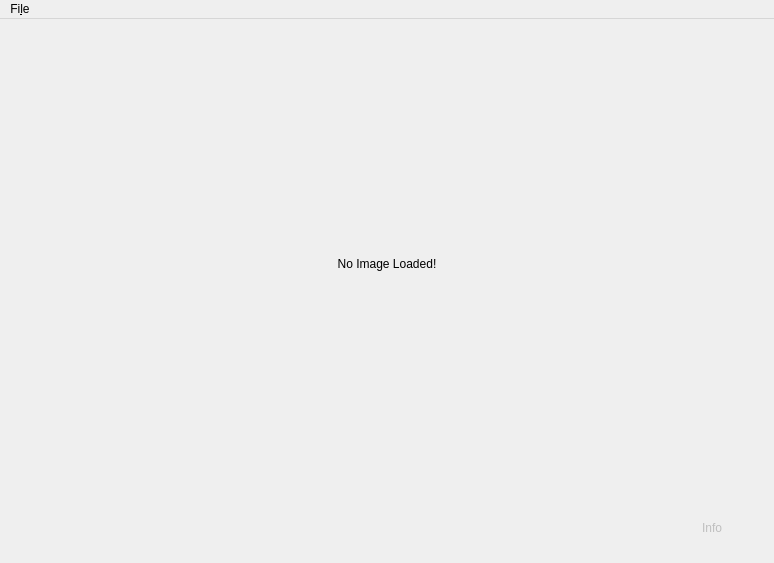
<?xml version="1.0" encoding="UTF-8"?>
<ui version="4.0">
 <class>CMainWindow</class>
 <widget class="QMainWindow" name="CMainWindow">
  <property name="geometry">
   <rect>
    <x>0</x>
    <y>0</y>
    <width>774</width>
    <height>563</height>
   </rect>
  </property>
  <property name="minimumSize">
   <size>
    <width>1</width>
    <height>1</height>
   </size>
  </property>
  <property name="windowTitle">
   <string>CMainWindow</string>
  </property>
  <widget class="QWidget" name="centralWidget">
   <layout class="QVBoxLayout" name="verticalLayout">
    <item>
     <widget class="QWidget" name="widget" native="true">
      <property name="minimumSize">
       <size>
        <width>1</width>
        <height>1</height>
       </size>
      </property>
      <layout class="QGridLayout" name="gridLayout">
       <item row="0" column="1">
        <spacer name="verticalSpacer">
         <property name="orientation">
          <enum>Qt::Vertical</enum>
         </property>
         <property name="sizeType">
          <enum>QSizePolicy::Fixed</enum>
         </property>
         <property name="sizeHint" stdset="0">
          <size>
           <width>20</width>
           <height>16</height>
          </size>
         </property>
        </spacer>
       </item>
       <item row="1" column="0">
        <spacer name="horizontalSpacer_2">
         <property name="orientation">
          <enum>Qt::Horizontal</enum>
         </property>
         <property name="sizeType">
          <enum>QSizePolicy::Fixed</enum>
         </property>
         <property name="sizeHint" stdset="0">
          <size>
           <width>16</width>
           <height>20</height>
          </size>
         </property>
        </spacer>
       </item>
       <item row="1" column="1">
        <widget class="QLabel" name="canvas">
         <property name="sizePolicy">
          <sizepolicy hsizetype="Expanding" vsizetype="Expanding">
           <horstretch>0</horstretch>
           <verstretch>0</verstretch>
          </sizepolicy>
         </property>
         <property name="minimumSize">
          <size>
           <width>1</width>
           <height>1</height>
          </size>
         </property>
         <property name="text">
          <string>No Image Loaded!</string>
         </property>
         <property name="scaledContents">
          <bool>false</bool>
         </property>
         <property name="alignment">
          <set>Qt::AlignCenter</set>
         </property>
        </widget>
       </item>
       <item row="1" column="2">
        <spacer name="horizontalSpacer_3">
         <property name="orientation">
          <enum>Qt::Horizontal</enum>
         </property>
         <property name="sizeType">
          <enum>QSizePolicy::Fixed</enum>
         </property>
         <property name="sizeHint" stdset="0">
          <size>
           <width>16</width>
           <height>20</height>
          </size>
         </property>
        </spacer>
       </item>
       <item row="2" column="1">
        <spacer name="verticalSpacer_2">
         <property name="orientation">
          <enum>Qt::Vertical</enum>
         </property>
         <property name="sizeType">
          <enum>QSizePolicy::Fixed</enum>
         </property>
         <property name="sizeHint" stdset="0">
          <size>
           <width>20</width>
           <height>16</height>
          </size>
         </property>
        </spacer>
       </item>
      </layout>
     </widget>
    </item>
    <item>
     <widget class="QWidget" name="widget_2" native="true">
      <property name="sizePolicy">
       <sizepolicy hsizetype="Preferred" vsizetype="Fixed">
        <horstretch>0</horstretch>
        <verstretch>0</verstretch>
       </sizepolicy>
      </property>
      <property name="minimumSize">
       <size>
        <width>0</width>
        <height>48</height>
       </size>
      </property>
      <layout class="QHBoxLayout" name="horizontalLayout">
       <item>
        <spacer name="horizontalSpacer">
         <property name="orientation">
          <enum>Qt::Horizontal</enum>
         </property>
         <property name="sizeHint" stdset="0">
          <size>
           <width>649</width>
           <height>20</height>
          </size>
         </property>
        </spacer>
       </item>
       <item>
        <widget class="QPushButton" name="infoBtn">
         <property name="enabled">
          <bool>false</bool>
         </property>
         <property name="text">
          <string>Info</string>
         </property>
         <property name="flat">
          <bool>true</bool>
         </property>
        </widget>
       </item>
      </layout>
     </widget>
    </item>
   </layout>
  </widget>
  <widget class="QMenuBar" name="menuBar">
   <property name="geometry">
    <rect>
     <x>0</x>
     <y>0</y>
     <width>774</width>
     <height>25</height>
    </rect>
   </property>
   <widget class="QMenu" name="menuFile">
    <property name="title">
     <string>Fi&amp;le</string>
    </property>
    <addaction name="actionOpen_Image"/>
    <addaction name="separator"/>
    <addaction name="actionQuit"/>
   </widget>
   <addaction name="menuFile"/>
  </widget>
  <action name="actionOpen_Image">
   <property name="text">
    <string>&amp;Open Image</string>
   </property>
  </action>
  <action name="actionQuit">
   <property name="text">
    <string>&amp;Quit</string>
   </property>
  </action>
 </widget>
 <layoutdefault spacing="6" margin="11"/>
 <resources/>
 <connections/>
</ui>
